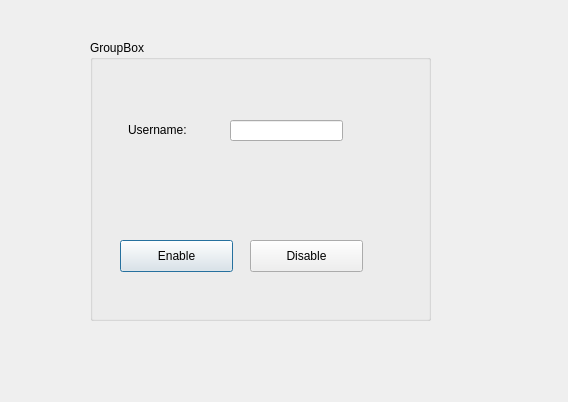
<?xml version="1.0" encoding="UTF-8"?>
<ui version="4.0">
 <class>enable_disable</class>
 <widget class="QDialog" name="enable_disable">
  <property name="geometry">
   <rect>
    <x>0</x>
    <y>0</y>
    <width>568</width>
    <height>402</height>
   </rect>
  </property>
  <property name="windowTitle">
   <string>Dialog</string>
  </property>
  <widget class="QGroupBox" name="groupBox">
   <property name="geometry">
    <rect>
     <x>90</x>
     <y>40</y>
     <width>341</width>
     <height>281</height>
    </rect>
   </property>
   <property name="title">
    <string>GroupBox</string>
   </property>
   <widget class="QPushButton" name="pushButton_enable">
    <property name="geometry">
     <rect>
      <x>30</x>
      <y>200</y>
      <width>113</width>
      <height>32</height>
     </rect>
    </property>
    <property name="text">
     <string>Enable</string>
    </property>
   </widget>
   <widget class="QPushButton" name="pushButton_disabled">
    <property name="geometry">
     <rect>
      <x>160</x>
      <y>200</y>
      <width>113</width>
      <height>32</height>
     </rect>
    </property>
    <property name="text">
     <string>Disable</string>
    </property>
   </widget>
   <widget class="QLineEdit" name="lineEdit_username">
    <property name="geometry">
     <rect>
      <x>140</x>
      <y>80</y>
      <width>113</width>
      <height>21</height>
     </rect>
    </property>
   </widget>
   <widget class="QLabel" name="label">
    <property name="geometry">
     <rect>
      <x>38</x>
      <y>80</y>
      <width>81</width>
      <height>20</height>
     </rect>
    </property>
    <property name="text">
     <string>Username:</string>
    </property>
   </widget>
  </widget>
 </widget>
 <resources/>
 <connections/>
</ui>
